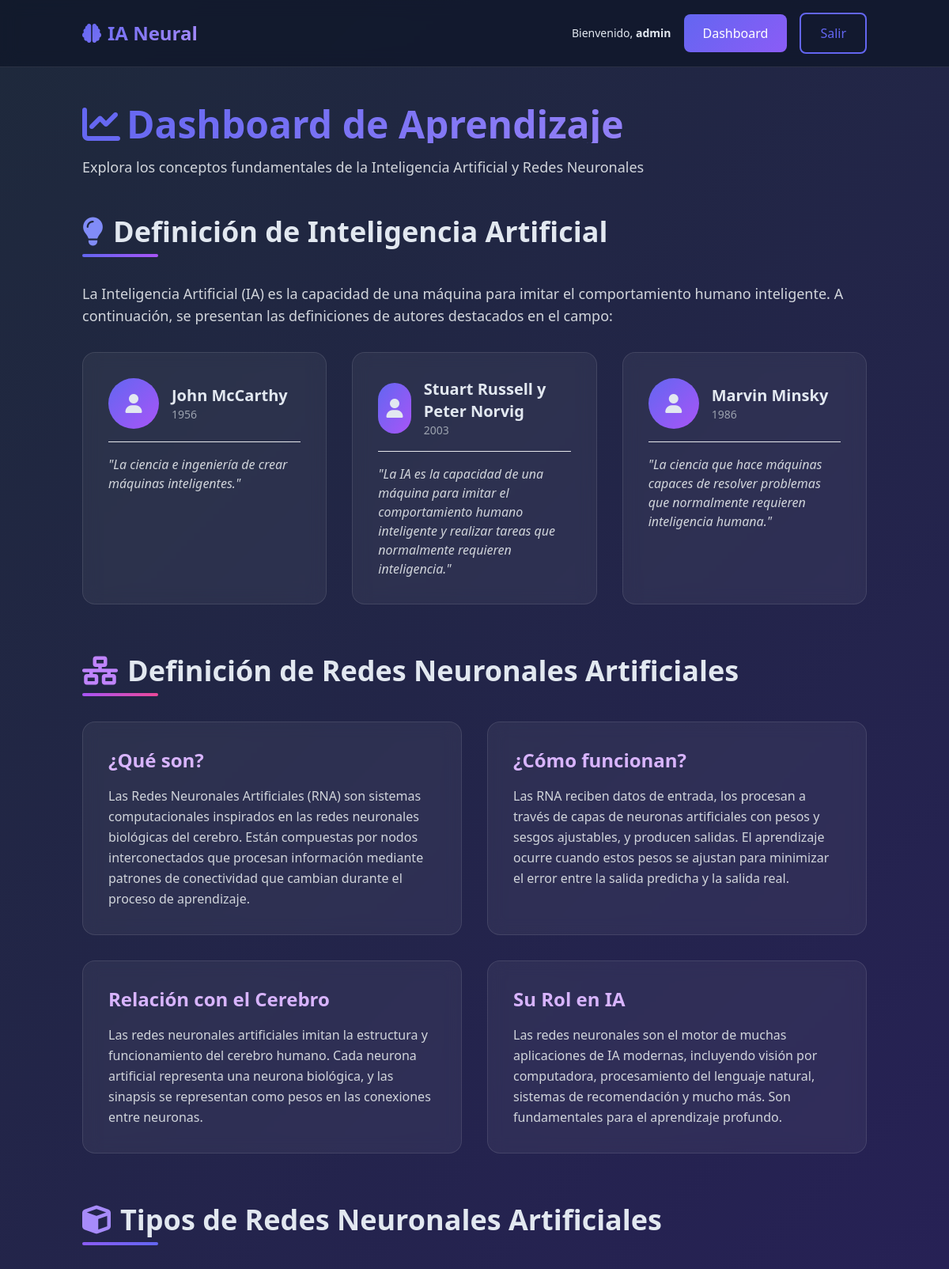
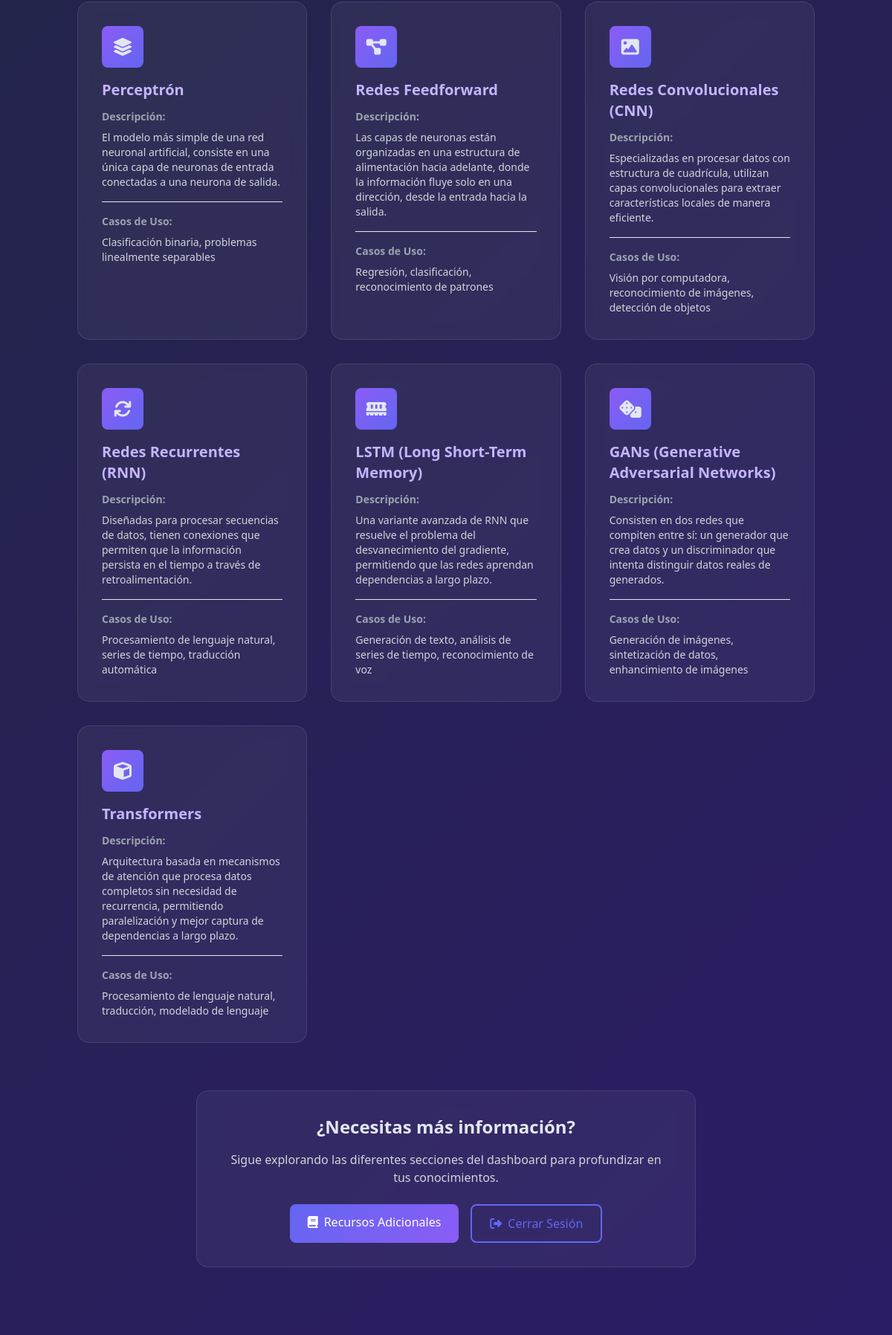
Screenshot of /core/dashboard/ (signed in, upper part) with the database file from the repository (2 pictures, top to bottom).
### core/models.py (models this page shows, shortened)
class AIAuthor(models.Model):
    name = models.CharField(max_length=200)
    definition = models.TextField()
    year = models.CharField(max_length=50)
    class Meta:
        verbose_name = "Autor de IA"
        verbose_name_plural = "Autores de IA"

class NeuralNetworkType(models.Model):
    name = models.CharField(max_length=200)
    description = models.TextField()
    use_case = models.TextField()
    icon = models.CharField(max_length=100, default='network')
    class Meta:
        verbose_name = "Tipo de Red Neuronal"
        verbose_name_plural = "Tipos de Redes Neuronales"

### core/views.py (the view)
# urls.py: path('dashboard/', views.dashboard, name='dashboard'),
@login_required
def dashboard(request):
    ai_authors = AIAuthor.objects.all()
    neural_network_types = NeuralNetworkType.objects.all()
    context = {
        'ai_authors': ai_authors,
        'neural_network_types': neural_network_types,
    }
    return render(request, 'core/dashboard.html', context)

### core/templates/core/dashboard.html (shortened to what this page needs)
{% extends 'base.html' %}
{% block content %}
<section class="py-12">
    <div class="container mx-auto px-4">
        <div class="mb-12">
            <h1 class="text-5xl font-bold gradient-text mb-4">
                <i class="fas fa-chart-line mr-2"></i>Dashboard de Aprendizaje
            </h1>
            <p class="text-gray-300 text-lg">
                Explora los conceptos fundamentales de la Inteligencia Artificial y Redes Neuronales
            </p>
        </div>
        <section class="mb-16">
            <div class="mb-8">
                <h2 class="text-4xl font-bold mb-2 flex items-center">
                    <i class="fas fa-lightbulb text-indigo-400 mr-3"></i>
                    Definición de Inteligencia Artificial
                </h2>
                <div class="w-24 h-1 bg-gradient-to-r from-indigo-500 to-purple-500 rounded"></div>
            </div>
            <p class="text-gray-300 mb-8 text-lg">
                La Inteligencia Artificial (IA) es la capacidad de una máquina para imitar el comportamiento humano inteligente. A continuación, se presentan las definiciones de autores destacados en el campo:
            </p>
            <div class="grid grid-cols-1 md:grid-cols-3 gap-8">
                {% for author in ai_authors %}
                    <div class="card group">
                        <div class="flex items-center mb-4">
                            <div class="w-16 h-16 bg-gradient-to-br from-indigo-500 to-purple-500 rounded-full flex items-center justify-center mr-4">
                                <i class="fas fa-user text-2xl"></i>
                            </div>
                            <div>
                                <h3 class="text-xl font-bold">{{ author.name }}</h3>
                                <p class="text-sm text-gray-400">{{ author.year }}</p>
                            </div>
                        </div>
                        <div class="pt-4 border-t border-rgba(255, 255, 255, 0.1)">
                            <p class="text-gray-300 italic">
                                "{{ author.definition }}"
                            </p>
                        </div>
                    </div>
                {% empty %}
                    <p class="text-gray-400 col-span-3">No hay definiciones disponibles aún.</p>
                {% endfor %}
            </div>
        </section>
        <section class="mb-16">
            <div class="mb-8">
                <h2 class="text-4xl font-bold mb-2 flex items-center">
                    <i class="fas fa-network-wired text-purple-400 mr-3"></i>
                    Definición de Redes Neuronales Artificiales
                </h2>
                <div class="w-24 h-1 bg-gradient-to-r from-purple-500 to-pink-500 rounded"></div>
            </div>
            <div class="grid grid-cols-1 md:grid-cols-2 gap-8">
                <div class="card">
                    <h3 class="text-2xl font-bold mb-4 text-purple-300">¿Qué son?</h3>
                    <p class="text-gray-300 leading-relaxed">
                        Las Redes Neuronales Artificiales (RNA) son sistemas computacionales inspirados en las redes neuronales biológicas del cerebro. Están compuestas por nodos interconectados que procesan información mediante patrones de conectividad que cambian durante el proceso de aprendizaje.
                    </p>
                </div>
                <div class="card">
                    <h3 class="text-2xl font-bold mb-4 text-purple-300">¿Cómo funcionan?</h3>
                    <p class="text-gray-300 leading-relaxed">
                        Las RNA reciben datos de entrada, los procesan a través de capas de neuronas artificiales con pesos y sesgos ajustables, y producen salidas. El aprendizaje ocurre cuando estos pesos se ajustan para minimizar el error entre la salida predicha y la salida real.
                    </p>
                </div>
                <div class="card">
                    <h3 class="text-2xl font-bold mb-4 text-purple-300">Relación con el Cerebro</h3>
                    <p class="text-gray-300 leading-relaxed">
                        Las redes neuronales artificiales imitan la estructura y funcionamiento del cerebro humano. Cada neurona artificial representa una neurona biológica, y las sinapsis se representan como pesos en las conexiones entre neuronas.
                    </p>
                </div>
                <div class="card">
                    <h3 class="text-2xl font-bold mb-4 text-purple-300">Su Rol en IA</h3>
                    <p class="text-gray-300 leading-relaxed">
                        Las redes neuronales son el motor de muchas aplicaciones de IA modernas, incluyendo visión por computadora, procesamiento del lenguaje natural, sistemas de recomendación y mucho más. Son fundamentales para el aprendizaje profundo.
                    </p>
                </div>
            </div>
        </section>
        <section>
            <div class="mb-8">
                <h2 class="text-4xl font-bold mb-2 flex items-center">
                    <i class="fas fa-cube text-violet-400 mr-3"></i>
                    Tipos de Redes Neuronales Artificiales
                </h2>
                <div class="w-24 h-1 bg-gradient-to-r from-violet-500 to-indigo-500 rounded"></div>
            </div>
            <div class="grid grid-cols-1 md:grid-cols-2 lg:grid-cols-3 gap-8">
                {% for nn_type in neural_network_types %}
                    <div class="card">
                        <div class="flex items-center mb-4">
                            <div class="w-14 h-14 bg-gradient-to-br from-violet-500 to-indigo-500 rounded-lg flex items-center justify-center">
                                <i class="fas fa-{{ nn_type.icon }} text-2xl"></i>
                            </div>
                        </div>
                        <h3 class="text-xl font-bold mb-3 text-violet-300">{{ nn_type.name }}</h3>
                        <div class="mb-4 pb-4 border-b border-rgba(255, 255, 255, 0.1)">
                            <p class="text-sm font-semibold text-gray-400 mb-2">Descripción:</p>
                            <p class="text-gray-300 text-sm">{{ nn_type.description }}</p>
                        </div>
                        <div>
                            <p class="text-sm font-semibold text-gray-400 mb-2">Casos de Uso:</p>
                            <p class="text-gray-300 text-sm">{{ nn_type.use_case }}</p>
                        </div>
                    </div>
                {% empty %}
                    <p class="text-gray-400 col-span-3">No hay tipos de redes disponibles aún.</p>
                {% endfor %}
            </div>
        </section>
        <div class="mt-16 text-center">
            <div class="card max-w-2xl mx-auto">
                <h3 class="text-2xl font-bold mb-4">¿Necesitas más información?</h3>
                <p class="text-gray-300 mb-6">
                    Sigue explorando las diferentes secciones del dashboard para profundizar en tus conocimientos.
                </p>
                <div class="flex flex-col sm:flex-row gap-4 justify-center">
                    <a href="#" class="btn-primary">
                        <i class="fas fa-book mr-2"></i>Recursos Adicionales
                    </a>
                    <a href="{% url 'logout' %}" class="btn-secondary">
                        <i class="fas fa-sign-out-alt mr-2"></i>Cerrar Sesión
                    </a>
                </div>
            </div>
        </div>
    </div>
</section>
{% endblock %}

### templates/base.html (shortened to what this page needs)
<!DOCTYPE html>
<html lang="es">
<head>
    <script src="https://cdn.tailwindcss.com"></script>
    <link href="https://cdnjs.cloudflare.com/ajax/libs/font-awesome/6.4.0/css/all.min.css" rel="stylesheet">
</head>
<body>
    <nav class="sticky top-0 z-50">
        <div class="container mx-auto px-4 py-4">
            <div class="flex justify-between items-center">
                <a href="{% url 'landing' %}" class="text-2xl font-bold gradient-text">
                    <i class="fas fa-brain mr-2"></i>IA Neural
                </a>
                <div class="flex items-center gap-4">
                    {% if user.is_authenticated %}
                        <span class="text-sm">Bienvenido, <strong>{{ user.username }}</strong></span>
                        <a href="{% url 'dashboard' %}" class="btn-primary">Dashboard</a>
                        <a href="{% url 'logout' %}" class="btn-secondary">Salir</a>
                    {% else %}
                        <a href="{% url 'login' %}" class="btn-primary">Iniciar Sesión</a>
                        <a href="{% url 'register' %}" class="btn-secondary">Registrarse</a>
                    {% endif %}
                </div>
            </div>
        </div>
    </nav>
    <main>
        {% block content %}{% endblock %}
    </main>
</body>
</html>

### templates/base.html (style rules this page uses)
:root { --primary: #6366f1; --secondary: #8b5cf6; --accent: #a78bfa; --dark: #1e293b; --light: #f1f5f9; }
body { background: linear-gradient(135deg, var(--dark) 0%, #2d1b69 100%); color: #e2e8f0; min-height: 100vh; }
.btn-primary { background: linear-gradient(135deg, var(--primary) 0%, var(--secondary) 100%); color: white; padding: 0.75rem 1.5rem; border-radius: 0.5rem; transition: all 0.3s ease; display: inline-block; text-decoration: none; border: none; cursor: pointer; }
.btn-secondary { background: transparent; border: 2px solid var(--primary); color: var(--primary); padding: 0.75rem 1.5rem; border-radius: 0.5rem; transition: all 0.3s ease; display: inline-block; text-decoration: none; cursor: pointer; }
.card { background: rgba(255, 255, 255, 0.05); border: 1px solid rgba(255, 255, 255, 0.1); border-radius: 1rem; backdrop-filter: blur(10px); padding: 2rem; transition: all 0.3s ease; }
.gradient-text { background: linear-gradient(135deg, var(--primary) 0%, var(--accent) 100%); -webkit-background-clip: text; -webkit-text-fill-color: transparent; background-clip: text; }
nav { background: rgba(15, 23, 42, 0.8); backdrop-filter: blur(10px); border-bottom: 1px solid rgba(255, 255, 255, 0.1); }

### rows the page displays
AIAuthor: name "John McCarthy", year "1956", definition "La ciencia e ingeniería de crear máquinas inteligentes."
AIAuthor: name "Stuart Russell y Peter Norvig", year "2003", definition "La IA es la capacidad de una máquina para imitar el comportamiento humano inteligente y realizar tareas que normalmente requieren inteligencia."
AIAuthor: name "Marvin Minsky", year "1986", definition "La ciencia que hace máquinas capaces de resolver problemas que normalmente requieren inteligencia humana."
NeuralNetworkType: name "Perceptrón", description "El modelo más simple de una red neuronal artificial, consiste en una única capa de neuronas de entrada conectadas a una neurona de salida.", use_case "Clasificación binaria, problemas linealmente separables"
NeuralNetworkType: name "Redes Feedforward", description "Las capas de neuronas están organizadas en una estructura de alimentación hacia adelante, donde la información fluye solo en una dirección, desde la entrada hacia la salida.", use_case "Regresión, clasificación, reconocimiento de patrones"
NeuralNetworkType: name "Redes Convolucionales (CNN)", description "Especializadas en procesar datos con estructura de cuadrícula, utilizan capas convolucionales para extraer características locales de manera eficiente.", use_case "Visión por computadora, reconocimiento de imágenes, detección de objetos"
NeuralNetworkType: name "Redes Recurrentes (RNN)", description "Diseñadas para procesar secuencias de datos, tienen conexiones que permiten que la información persista en el tiempo a través de retroalimentación.", use_case "Procesamiento de lenguaje natural, series de tiempo, traducción automática"
NeuralNetworkType: name "LSTM (Long Short-Term Memory)", description "Una variante avanzada de RNN que resuelve el problema del desvanecimiento del gradiente, permitiendo que las redes aprendan dependencias a largo plazo.", use_case "Generación de texto, análisis de series de tiempo, reconocimiento de voz"
NeuralNetworkType: name "GANs (Generative Adversarial Networks)", description "Consisten en dos redes que compiten entre sí: un generador que crea datos y un discriminador que intenta distinguir datos reales de generados.", use_case "Generación de imágenes, sintetización de datos, enhancimiento de imágenes"
NeuralNetworkType: name "Transformers", description "Arquitectura basada en mecanismos de atención que procesa datos completos sin necesidad de recurrencia, permitiendo paralelización y mejor captura de dependencias a largo plazo.", use_case "Procesamiento de lenguaje natural, traducción, modelado de lenguaje"

### other values shown
{{ user.username }} "admin"
